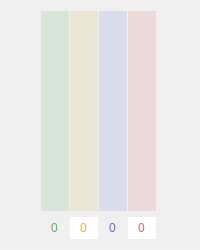
      <widget class="QWidget" name="mmdm_measures">
       <layout class="QGridLayout" name="gridLayout_5">
        <item row="0" column="1">
         <widget class="QFrame" name="mm_container">
          <property name="minimumSize">
           <size>
            <width>120</width>
            <height>0</height>
           </size>
          </property>
          <property name="maximumSize">
           <size>
            <width>120</width>
            <height>16777215</height>
           </size>
          </property>
          <layout class="QGridLayout" name="gridLayout_2">
           <property name="leftMargin">
            <number>0</number>
           </property>
           <property name="topMargin">
            <number>0</number>
           </property>
           <property name="rightMargin">
            <number>0</number>
           </property>
           <property name="bottomMargin">
            <number>0</number>
           </property>
           <property name="horizontalSpacing">
            <number>0</number>
           </property>
           <item row="1" column="2">
            <widget class="QSlider" name="depression_slider">
             <property name="minimumSize">
              <size>
               <width>28</width>
               <height>200</height>
              </size>
             </property>
             <property name="toolTip">
              <string>&lt;html&gt;&lt;head/&gt;&lt;body&gt;&lt;p&gt;Depression&lt;/p&gt;&lt;/body&gt;&lt;/html&gt;</string>
             </property>
             <property name="styleSheet">
              <string notr="true">
/* ///////////////////////////////////////////////////////////////
QToolTip
/////////////////////////////////////////////////////////////// */
QToolTip {
    background: rgba(23,23,23, 150);
    border: 1px solid rgb(93,112,219);
    border-radius: 5px; 
    padding:4px; 
    text-align: left;
    color: rgb(93,112,219);
}
/* ////////////////////////////////////////////////////////////////////////
depression slider
//////////////////////////////////////////////////////////////////////// */
QSlider::handle:vertical {background:rgb(87,111,215);}
QSlider::handle:vertical:hover {background:rgb(117,141,245);}
QSlider::handle:vertical:pressed {background:rgb(67,91,195);}
QSlider::add-page:vertical {background:rgb(87,111,215);}
QSlider::groove:vertical:hover{background:rgba(87,111,215,0.35);}

QSlider::groove:vertical {background:rgba(87,111,215,0.15);}</string>
             </property>
             <property name="maximum">
              <number>10</number>
             </property>
             <property name="orientation">
              <enum>Qt::Vertical</enum>
             </property>
            </widget>
           </item>
           <item row="1" column="0">
            <widget class="QSlider" name="mood_slider">
             <property name="minimumSize">
              <size>
               <width>28</width>
               <height>200</height>
              </size>
             </property>
             <property name="toolTip">
              <string>&lt;html&gt;&lt;head/&gt;&lt;body&gt;&lt;p&gt;Mood&lt;/p&gt;&lt;/body&gt;&lt;/html&gt;</string>
             </property>
             <property name="styleSheet">
              <string notr="true">
/* ///////////////////////////////////////////////////////////////
QToolTip
/////////////////////////////////////////////////////////////// */
QToolTip {
    background: rgba(23,23,23, 150);
    border: 1px solid rgb(104,174,102);
    border-radius: 5px; 
    padding:4px; 
    text-align: left;
    color: rgb(104,174,102);
}

/* ///////////////////////////////////////////////////////////////
QSlider Colors
/////////////////////////////////////////////////////////////// */

QSlider::handle:vertical {background:rgb(96,175,107);}
QSlider::handle:vertical:hover {background:rgb(126,205,137);}
QSlider::handle:vertical:pressed {background:rgb(76,155,87);}
QSlider::add-page:vertical {background:rgb(96,175,107);}
QSlider::groove:vertical:hover {background:rgba(96,175,107,0.35);}
QSlider::groove:vertical {background:rgba(96,175,107,0.15);}
</string>
             </property>
             <property name="maximum">
              <number>10</number>
             </property>
             <property name="orientation">
              <enum>Qt::Vertical</enum>
             </property>
            </widget>
           </item>
           <item row="3" column="3">
            <widget class="QSpinBox" name="mixed_risk">
             <property name="toolTip">
              <string>&lt;html&gt;&lt;head/&gt;&lt;body&gt;&lt;p&gt;Mixed Risk&lt;/p&gt;&lt;/body&gt;&lt;/html&gt;</string>
             </property>
             <property name="styleSheet">
              <string notr="true">
/* ///////////////////////////////////////////////////////////////
QToolTip
/////////////////////////////////////////////////////////////// */
QToolTip {
    background: rgba(23,23,23, 150);
    border: 1px solid rgb(220,99,108);
    border-radius: 5px; 
    padding:4px; 
    text-align: left;
    color: rgb(220,99,108);
}

/* ///////////////////////////////////////////////////////////////
QSpinBox
/////////////////////////////////////////////////////////////// */
QSpinBox {color:rgb(222,100,109);}
QSpinBox:hover {color: rgb(255,160,169);}
QSpinBox:focus {color: rgb(252,130,139);}
</string>
             </property>
             <property name="frame">
              <bool>false</bool>
             </property>
             <property name="alignment">
              <set>Qt::AlignCenter</set>
             </property>
             <property name="buttonSymbols">
              <enum>QAbstractSpinBox::NoButtons</enum>
             </property>
             <property name="maximum">
              <number>10</number>
             </property>
            </widget>
           </item>
           <item row="3" column="2">
            <widget class="QSpinBox" name="depression">
             <property name="toolTip">
              <string>&lt;html&gt;&lt;head/&gt;&lt;body&gt;&lt;p&gt;Depression&lt;/p&gt;&lt;/body&gt;&lt;/html&gt;</string>
             </property>
             <property name="styleSheet">
              <string notr="true">
/* ///////////////////////////////////////////////////////////////
QToolTip
/////////////////////////////////////////////////////////////// */
QToolTip {
    background: rgba(23,23,23, 150);
    border: 1px solid rgb(93,112,219);
    border-radius: 5px; 
    padding:4px; 
    text-align: left;
    color: rgb(93,112,219);
}

/* ///////////////////////////////////////////////////////////////
QSpinBox
/////////////////////////////////////////////////////////////// */
QSpinBox {color:rgb(87,111,215);background:transparent;}
QSpinBox:hover {color: rgb(147,171,255);}
QSpinBox:focus {color: rgb(117,141,245);}
</string>
             </property>
             <property name="frame">
              <bool>false</bool>
             </property>
             <property name="alignment">
              <set>Qt::AlignCenter</set>
             </property>
             <property name="buttonSymbols">
              <enum>QAbstractSpinBox::NoButtons</enum>
             </property>
             <property name="maximum">
              <number>10</number>
             </property>
            </widget>
           </item>
           <item row="3" column="1">
            <widget class="QSpinBox" name="mania">
             <property name="toolTip">
              <string>&lt;html&gt;&lt;head/&gt;&lt;body&gt;&lt;p&gt;Mania&lt;/p&gt;&lt;/body&gt;&lt;/html&gt;</string>
             </property>
             <property name="styleSheet">
              <string notr="true">
/* ///////////////////////////////////////////////////////////////
QToolTip
/////////////////////////////////////////////////////////////// */
QToolTip {
    background: rgba(23,23,23, 150);
    border: 1px solid rgb(184,153,222);
    border-radius: 5px; 
    padding:4px; 
    text-align: left;
    color: rgb(184,153,222);
}



    /* ///////////////////////////////////////////////////////////////
    QSpinBox
    /////////////////////////////////////////////////////////////// */
    QSpinBox {color:rgb(220,180,74);}
    QSpinBox:hover {color: rgb(255,240,134);}
    QSpinBox:focus {color: rgb(250,210,104);}
    </string>
             </property>
             <property name="frame">
              <bool>false</bool>
             </property>
             <property name="alignment">
              <set>Qt::AlignCenter</set>
             </property>
             <property name="buttonSymbols">
              <enum>QAbstractSpinBox::NoButtons</enum>
             </property>
             <property name="maximum">
              <number>10</number>
             </property>
            </widget>
           </item>
           <item row="1" column="3">
            <widget class="QSlider" name="mixed_risk_slider">
             <property name="minimumSize">
              <size>
               <width>28</width>
               <height>200</height>
              </size>
             </property>
             <property name="toolTip">
              <string>&lt;html&gt;&lt;head/&gt;&lt;body&gt;&lt;p&gt;Mixed Risk&lt;/p&gt;&lt;/body&gt;&lt;/html&gt;</string>
             </property>
             <property name="styleSheet">
              <string notr="true">
/* ///////////////////////////////////////////////////////////////
QToolTip
/////////////////////////////////////////////////////////////// */
QToolTip {
    background: rgba(23,23,23, 150);
    border: 1px solid rgb(220,99,108);
    border-radius: 5px; 
    padding:4px; 
    text-align: left;
    color: rgb(220,99,108);
}

/* ///////////////////////////////////////////////////////////////
QSlider Colors
/////////////////////////////////////////////////////////////// */

QSlider::handle:vertical {background:rgb(222,100,109);}
QSlider::handle:vertical:hover {background:rgb(252,130,139);}
QSlider::handle:vertical:pressed {background:rgb(202,80,89);}
QSlider::add-page:vertical{background:rgb(222,100,109);}
QSlider::groove:vertical:hover {background:rgba(222,100,109,0.35);}
QSlider::groove:vertical {background:rgba(222,100,109,0.15);}</string>
             </property>
             <property name="maximum">
              <number>10</number>
             </property>
             <property name="orientation">
              <enum>Qt::Vertical</enum>
             </property>
            </widget>
           </item>
           <item row="1" column="1">
            <widget class="QSlider" name="mania_slider">
             <property name="minimumSize">
              <size>
               <width>28</width>
               <height>200</height>
              </size>
             </property>
             <property name="toolTip">
              <string>&lt;html&gt;&lt;head/&gt;&lt;body&gt;&lt;p&gt;Mania&lt;/p&gt;&lt;/body&gt;&lt;/html&gt;</string>
             </property>
             <property name="styleSheet">
              <string notr="true">
/* ///////////////////////////////////////////////////////////////
QToolTip
/////////////////////////////////////////////////////////////// */
QToolTip {
    background: rgba(23,23,23, 150);
    border: 1px solid rgb(249,195,94);
    border-radius: 5px; 
    padding:4px; 
    text-align: left;
    color: rgb(249,195,94);
}

/* ///////////////////////////////////////////////////////////////
QSlider Colors
/////////////////////////////////////////////////////////////// */


    /* ///////////////////////////////////////////////////////////////
    QSlider Colors
    /////////////////////////////////////////////////////////////// */
    
QSlider::handle:vertical {background:rgb(220,180,74);}
QSlider::handle:vertical:hover {background:rgb(250,210,104);}
QSlider::handle:vertical:pressed {background:rgb(200,160,54);}
QSlider::add-page:vertical {background:rgb(220,180,74);}
QSlider::groove:vertical:hover {background:rgba(220,180,74,0.35);}
QSlider::groove:vertical {background:rgba(220,180,74,0.15);}
    </string>
             </property>
             <property name="maximum">
              <number>10</number>
             </property>
             <property name="orientation">
              <enum>Qt::Vertical</enum>
             </property>
            </widget>
           </item>
           <item row="3" column="0">
            <widget class="QSpinBox" name="mood">
             <property name="toolTip">
              <string>&lt;html&gt;&lt;head/&gt;&lt;body&gt;&lt;p&gt;Mood&lt;/p&gt;&lt;/body&gt;&lt;/html&gt;</string>
             </property>
             <property name="styleSheet">
              <string notr="true">
/* ///////////////////////////////////////////////////////////////
QToolTip
/////////////////////////////////////////////////////////////// */
QToolTip {
    background: rgba(23,23,23, 150);
    border: 1px solid rgb(104,174,102);
    border-radius: 5px; 
    padding:4px; 
    text-align: left;
    color: rgb(104,174,102);
}

/* ///////////////////////////////////////////////////////////////
QSpinBox
/////////////////////////////////////////////////////////////// */
QSpinBox {background:transparent;color:rgb(96,175,107);}
QSpinBox:hover {color: rgb(156,235,167);}
QSpinBox:focus {color: rgb(126,205,137);}
</string>
             </property>
             <property name="frame">
              <bool>false</bool>
             </property>
             <property name="alignment">
              <set>Qt::AlignCenter</set>
             </property>
             <property name="buttonSymbols">
              <enum>QAbstractSpinBox::NoButtons</enum>
             </property>
             <property name="maximum">
              <number>10</number>
             </property>
            </widget>
           </item>
          </layout>
         </widget>
        </item>
       </layout>
      </widget>
